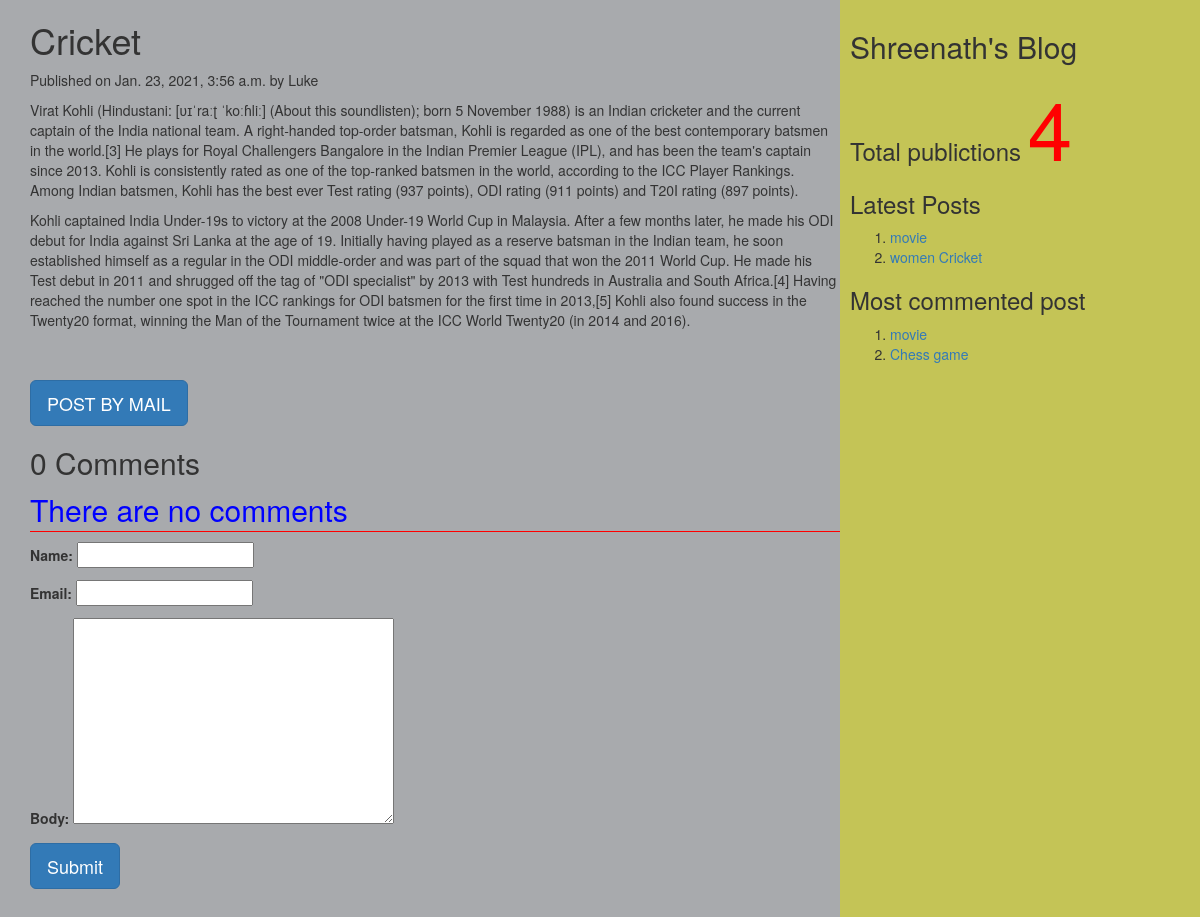
Page /2021/01/23/cricket on the committed database.
### myApp/models.py (models this page shows, shortened)
class Post(models.Model):
          tags=TaggableManager()
          STATUS_CHOICES=(('draft','Draft'),('published','Published'))
          title=models.CharField(max_length=256)
          slug=models.SlugField(max_length=264,unique_for_date='publish')
          author=models.ForeignKey(User,related_name='blog_posts',on_delete= models.CASCADE)
          body=models.TextField()
          publish=models.DateTimeField(default=timezone.now)
          created=models.DateTimeField(auto_now_add=True)
          updated=models.DateTimeField(auto_now=True)
          status= models.CharField(max_length=10,choices=STATUS_CHOICES,default='draft')
          objects=CustomManager()
          class Meta:
                ordering=('-publish',)
          def get_absolute_url(self):
                return reverse('post_detail',args=[self.publish.year,self.publish.strftime('%m'),self.publish.strftime('%d'),self.slug])

### myApp/views.py (the view, shortened to what this page needs)
# urls.py: url(r'(?P<year>\d{4})/(?P<month>\d{2})/(?P<day>\d{2})/(?P<post>[-\w]+)',views.post_detail_view,name='post_detail'),
def post_detail_view(request,year,month,day,post):
    post=get_object_or_404(Post,slug=post,publish__year=year,publish__month=month,publish__day=day)
    comments=post.comments.filter(active=True)
    csubmit=False
    form=CommentForm()
    d={'post':post,'form':form,'csubmit':csubmit,'comments':comments}
    return render(request,'myApp/post_detail.html',d)

### myApp/forms.py
class CommentForm(forms.ModelForm):
    class Meta:
        model=Comment
        fields=('name','email','body')

### myApp/models.py (called while the page is built)
    def get_queryset(self):
        return super().get_queryset().filter(status='published')

### myApp/templatetags/mytags.py (called while the page is built)
@register.simple_tag
def total_posts():
    return Post.objects.count()

@register.inclusion_tag('myApp/latest_post.html')
def show_latest_posts(count=3):
    latest_posts=Post.objects.order_by('-publish')[:count]
    return {'latest_posts':latest_posts}

@register.simple_tag
def get_most_commented_posts(count=2):
    return Post.objects.annotate(total_comments=Count('comments')).order_by('-total_comments')[:count]

### templates/myApp/post_detail.html (shortened to what this page needs)
<html>
    {%extends 'myApp/parent.html'%}
        {%block content_block%}
        <h1>{{post.title}}</h1>
        <p>Published on {{post.publish}} by {{post.author|title}}</p>
        {{post.body|linebreaks}} <br><br>
        <a href="/{{post.id}}/share" class='btn btn-lg btn-primary'>POST BY MAIL</a>
        {%with comments.count as comments_count%}
        <h2>{{comments_count}} Comment{{comments_count|pluralize}}</h2>
        {%endwith%}
        {%if comments%}
         {%for c in comments%}
         <p>Comment {{forloop.counter}} by {{c.name}}</p>
        <div>{{c.body|linebreaks}}</div>
        <hr>
        {%endfor%}
        {%else%}
         <p style="color:blue;font-size:30px;font-style:bold;border-bottom:1px red solid;">There are no comments</p>
        {%endif%}
         {%if csubmit%}
         <h2>Thank you..Your comment has been added successfully!!</h2>
         {%else%}
         <form  method="post">
           {{form.as_p}}
           <input type="submit" class='btn btn-lg btn-primary' value="Submit">
         </form>
         {%endif%}
        {%endblock%}

### templates/myApp/parent.html (shortened to what this page needs)
<html>
{%load mytags%}
    <head>
        <link rel="stylesheet" href="https://maxcdn.bootstrapcdn.com/bootstrap/3.3.7/css/bootstrap.min.css">
    </head>
    <body>
        <div class="content" style="width:70%;float:left;background-color:a8aaad;height:300%;padding:0 0 0 30px">
              {%block content_block%}
              {%endblock%}
        </div>
        <div class="sidebar" style="width:30%;float:right;background-color:#c4c456;height:300%;padding:10px">
            <h2>Shreenath's Blog</h2>
            <h3>Total publictions
              <span style="color:red;font-size:80px">
              {%total_posts%}</span>
              <h3>Latest Posts</h3>
              {% show_latest_posts 2 %}
              <h3>Most commented post</h3>
              {%get_most_commented_posts as m%}
              <ol>
                {%for post in m%}
                <li><a href="{{post.get_absolute_url}}">{{post.title}}</a></li>
                {%endfor%}
              </ol>
            </h3>
        </div>
    </body>
</html>

### templates/myApp/latest_post.html
<!DOCTYPE html>
<html lang="en" dir="ltr">
  <body>
    <ol>
    {%for post in latest_posts%}
    <li><a href="{{post.get_absolute_url}}">{{post.title}}</a></li>
    {%endfor%}
    </ol>
  </body>
</html>

### rows in the picture
Post: title "Cricket", publish "Jan. 23, 2021, 3:56 a.m.", author "Luke", body "Virat Kohli (Hindustani: [ʋɪˈraːʈ ˈkoːɦliː] (About this soundlisten); born 5 November 1988) is an Indian cricketer and the current captain of the India national team. A right-handed top-order batsman, Kohli is regarded as one of the best contemporary batsmen in the world.[3] He plays for Royal Challengers Bangalore in the Indian Premier League (IPL), and has been the team's captain since 2013. Kohli is consistently rated as one of the top-ranked batsmen in the world, according to the ICC Player Rankings. Among Indian batsmen, Kohli has the best ever Test rating (937 points), ODI rating (911 points) and T20I rating (897 points). Kohli captained India Under-19s to victory at the 2008 Under-19…"
Post: title "movie"
Post: title "women Cricket"
Post: title "Chess game"

### other values in the picture
{{ comments_count }} "0"
